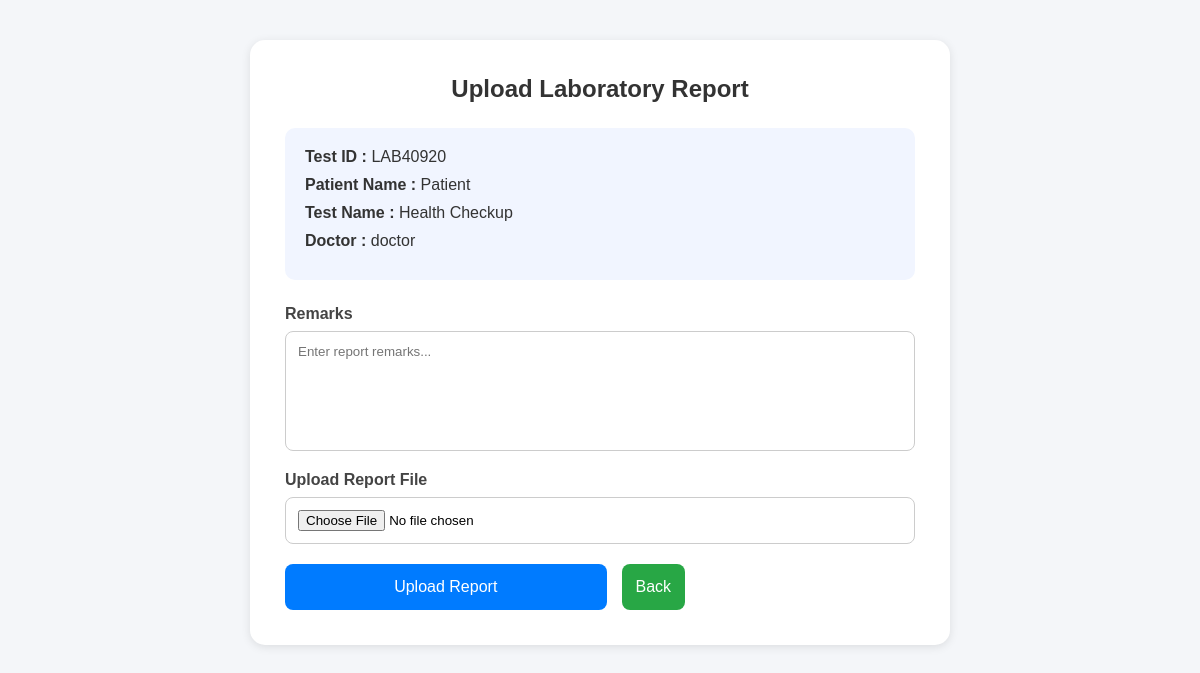
/upload_report/LAB40920 (signed in), run on the app's committed database.
### tables this page shows
CREATE TABLE laboratory (
            id INTEGER PRIMARY KEY AUTOINCREMENT,
            test_id TEXT UNIQUE,
            patient_id TEXT,
            patient_name TEXT,
            test_name TEXT,
            doctor_name TEXT,
            booking_date TEXT,
            test_date TEXT,
            test_status TEXT,
            result_status TEXT,
            technician_name TEXT,
            report_file TEXT,
            remarks TEXT
        );

### app.py (the view, shortened to what this page needs)
@app.route('/upload_report/<test_id>', methods=['GET', 'POST'])
def upload_report(test_id):
    if 'user' not in session:
        return redirect(url_for('login'))
    conn = sqlite3.connect(DATABASE)
    cursor = conn.cursor()
    cursor.execute(
        "SELECT * FROM laboratory WHERE test_id=?",
        (test_id,)
    )
    test = cursor.fetchone()
    conn.close()
    return render_template(
        'upload_report.html',
        test=test
    )

### hospital_management_system/templates/upload_report.html (shortened to what this page needs)
<!DOCTYPE html>
<html lang="en">
<head>
</head>
<body>
<div class="container">
    <h2>Upload Laboratory Report</h2>
    <div class="patient-box">
        <p><strong>Test ID :</strong> {{ test[1] }}</p>
        <p><strong>Patient Name :</strong> {{ test[3] }}</p>
        <p><strong>Test Name :</strong> {{ test[4] }}</p>
        <p><strong>Doctor :</strong> {{ test[5] }}</p>
    </div>
    <form method="POST" enctype="multipart/form-data">
        <label>Remarks</label>
        <textarea name="remarks"
                  placeholder="Enter report remarks..."></textarea>
        <label>Upload Report File</label>
        <input type="file"
               name="report_file"
               required>
        <div class="btn-group">
            <button type="submit"
                    class="upload-btn">
                Upload Report
            </button>
            <a href="{{ url_for('lab_dashboard') }}"
               style="flex:1; text-decoration:none;">
                <button type="button"
                        class="back-btn">
                    Back
                </button>
            </a>
        </div>
    </form>
</div>
</body>
</html>

### hospital_management_system/templates/upload_report.html (style rules this page uses)
* { margin:0; padding:0; box-sizing:border-box; font-family:Arial, sans-serif; }
body { background:#f4f6f9; padding:40px; }
.container { max-width:700px; margin:auto; background:white; padding:35px; border-radius:15px; box-shadow:0 2px 10px rgba(0,0,0,0.1); }
h2 { text-align:center; margin-bottom:25px; color:#333; }
.patient-box { background:#f1f5ff; padding:20px; border-radius:10px; margin-bottom:25px; }
.patient-box p { margin-bottom:10px; color:#333; }
form { display:flex; flex-direction:column; }
label { margin-bottom:8px; font-weight:bold; color:#444; }
textarea, input[type="file"] { padding:12px; border:1px solid #ccc; border-radius:8px; margin-bottom:20px; }
textarea { resize:none; height:120px; }
.btn-group { display:flex; gap:15px; }
button { flex:1; padding:14px; border:none; border-radius:8px; font-size:16px; cursor:pointer; transition:0.3s; }
.upload-btn { background:#007bff; color:white; }
.back-btn { background:#28a745; color:white; }

### data on the page
laboratory: test "LAB40920", patient_name "Patient", test_name "Health Checkup", doctor_name "doctor"
